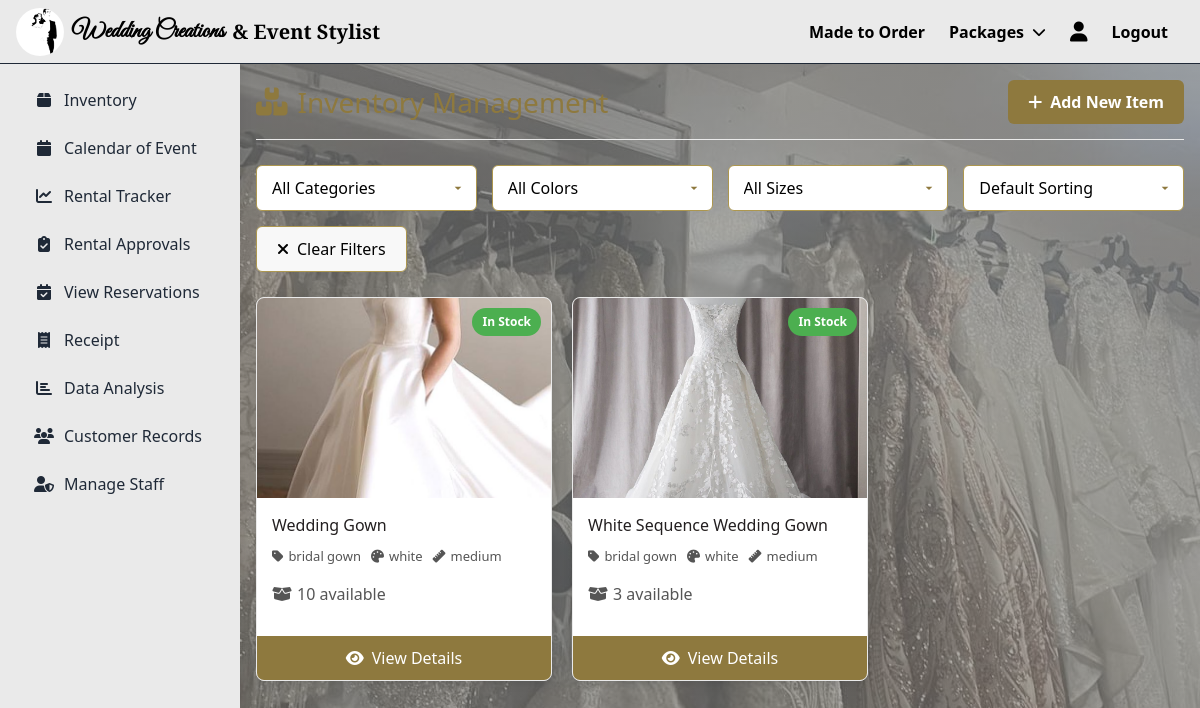
The app's page /inventory/ (signed in) with its own data.
### saritasapp/models.py (models this page shows, shortened)
class Inventory(models.Model):
    name = models.CharField(max_length=255)
    branch = models.ForeignKey(Branch, on_delete=models.CASCADE, related_name="inventory_items")
    category = models.ForeignKey(Category, on_delete=models.CASCADE, related_name="items")
    color = models.ForeignKey(Color, null=True, blank=True, on_delete=models.SET_NULL, related_name="inventory_items")
    size = models.ForeignKey(Size, null=True, blank=True, on_delete=models.SET_NULL, related_name="inventory_items")
    quantity = models.IntegerField(default=0)
    rental_price = models.DecimalField(max_digits=10, decimal_places=2)
    reservation_price = models.DecimalField(max_digits=10, decimal_places=2, null=True, blank=True)
    deposit_price = models.DecimalField(max_digits=10, decimal_places=2, null=True, blank=True)
    purchase_price = models.DecimalField(max_digits=10, decimal_places=2, null=True, blank=True)
    available = models.BooleanField(default=True)
    image = models.ImageField(upload_to="inventory/", null=True, blank=True)
    created_at = models.DateTimeField(auto_now_add=True)
    updated_at = models.DateTimeField(auto_now=True)
    class Meta:
        verbose_name_plural = "Inventory"
        ordering = ['-created_at']

class Category(models.Model):
    name = models.CharField(max_length=255, unique=True)
    description = models.TextField(blank=True)

class Color(models.Model):
    name = models.CharField(max_length=50, unique=True)

class Size(models.Model):
    name = models.CharField(max_length=10, unique=True)

### saritasapp/views.py (the view)
# urls.py: path('inventory/', views.inventory_view, name='inventory_list'),
@login_required
def inventory_view(request):
    categories = Category.objects.all()
    colors = Color.objects.all()
    sizes = Size.objects.all()
    selected_category = request.GET.get('category', '')
    selected_color = request.GET.get('color', '')
    selected_size = request.GET.get('size', '')
    sort = request.GET.get('sort', '')
    inventory_items = Inventory.objects.all()
    if selected_category:
        inventory_items = inventory_items.filter(category_id=selected_category)
    if selected_color:
        inventory_items = inventory_items.filter(color_id=selected_color)
    if selected_size:
        inventory_items = inventory_items.filter(size_id=selected_size)
    if sort == 'name_asc':
        inventory_items = inventory_items.order_by('name')
    elif sort == 'name_desc':
        inventory_items = inventory_items.order_by('-name')
    elif sort == 'price_asc':
        inventory_items = inventory_items.order_by('purchase_price')
    elif sort == 'price_desc':
        inventory_items = inventory_items.order_by('-purchase_price')
    return render(request, 'saritasapp/inventory.html', {
        'categories': categories,
        'colors': colors,
        'sizes': sizes,
        'inventory_items': inventory_items,
        'selected_category': selected_category,
        'selected_color': selected_color,
        'selected_size': selected_size,
        'sort': sort
    })

### customerapp/context_processors.py (called while the page is built)
def notifications(request):
    if request.user.is_authenticated:
        cache_key = f'unread_count_{request.user.id}'
        count = cache.get(cache_key)
        if count is None:
            count = Notification.objects.filter(
                user=request.user,
                is_read=False
            ).count()
            cache.set(cache_key, count, 60)  # Cache for 60 seconds
        return {'unread_count': count}
    return {'unread_count': 0}

### saritasapp/context_processors.py (called while the page is built)
def notifications(request):
    if request.user.is_authenticated:
        return {
            'unread_count': Notification.objects.filter(user=request.user, is_read=False).count()
        }
    return {}

### saritasapp/templates/saritasapp/inventory.html (shortened to what this page needs)
{% extends "saritasapp/base.html" %}
{% load static %}
{% block extra_css %}
<link rel="stylesheet" href="{% static 'css/inventory.css' %}">
{% endblock %}
{% block content %}
    <div class="white-container">
        <div class="inventory-header">
            <h1><i class="fas fa-boxes"></i> Inventory Management</h1>
            <a href="{% url 'saritasapp:add_inventory' %}" class="add-item-btn">
                <i class="fas fa-plus"></i> Add New Item
            </a>
        </div>
        <div class="filter-row">
            <div class="filter-box">
                <select id="category" name="category" onchange="filterInventory()">
                    <option value="">All Categories</option>
                </select>
            </div>
            <div class="filter-box">
                <select id="color" name="color" onchange="filterInventory()">
                    <option value="">All Colors</option>
                </select>
            </div>
            <div class="filter-box">
                <select id="size" name="size" onchange="filterInventory()">
                    <option value="">All Sizes</option>
                </select>
            </div>
            <div class="filter-box">
                <select id="sort" name="sort" onchange="filterInventory()">
                    <option value="">Default Sorting</option>
                </select>
            </div>
            <button type="button" onclick="clearFilters()" class="clear-btn">
                <i class="fas fa-times"></i> Clear Filters
            </button>
        </div>
        <div class="inventory-items">
            {% if inventory_items %}
                {% for item in inventory_items %}
                <div class="item-card">
                    <div class="item-status {% if item.available %}in-stock{% else %}out-stock{% endif %}">
                        {{ item.available|yesno:"In Stock,Out of Stock" }}
                    </div>
                    <div class="item-image">
                        {% if item.image %}
                            <img src="{{ item.image.url }}" alt="{{ item.name }}">
                        {% else %}
                            <img src="{% static 'image/default-placeholder.png' %}" alt="No image">
                        {% endif %}
                    </div>
                    <div class="item-info">
                        <h3>{{ item.name }}</h3>
                        <div class="item-meta">
                            <span><i class="fas fa-tag"></i> {{ item.category.name }}</span>
                            <span><i class="fas fa-palette"></i> {{ item.color.name|default:"N/A" }}</span>
                            <span><i class="fas fa-ruler"></i> {{ item.size.name|default:"N/A" }}</span>
                        </div>
                        <div class="item-quantity">
                            <i class="fas fa-box-open"></i> {{ item.quantity }} available
                        </div>
                    </div>
                    <a href="{% url 'saritasapp:view_inventory' item.id %}" class="view-btn">
                        <i class="fas fa-eye"></i> View Details
                    </a>
                </div>
                {% endfor %}
            {% else %}
                <div class="no-items">
                    <i class="fas fa-search"></i>
                    <p>No items match your filters</p>
                    <button onclick="clearFilters()">Clear Filters</button>
                </div>
            {% endif %}
        </div>
    </div>
{% endblock %}

### static/css/inventory.css (style rules this page uses)
.inventory-header { display: flex; justify-content: space-between; align-items: center; margin-bottom: 25px; padding-bottom: 15px; border-bottom: 1px solid #eaeaea; }
.inventory-header h1 { color: #8E793E; font-size: 28px; margin: 0; display: flex; align-items: center; gap: 10px; }
.add-item-btn { padding: 10px 20px; background: #8E793E; color: white; border-radius: 6px; text-decoration: none; display: flex; align-items: center; gap: 8px; font-weight: 600; transition: all 0.3s; }
.filter-row { display: flex; flex-wrap: wrap; gap: 15px; margin-bottom: 25px; align-items: center; }
.filter-box { flex: 1; min-width: 180px; }
.filter-box select { width: 100%; padding: 10px 15px; border: 1px solid #AD974F; border-radius: 6px; background: white; appearance: none; background-repeat: no-repeat; background-position: right 10px center; background-size: 16px; }
.clear-btn { padding: 10px 20px; background: #f8f8f8; border: 1px solid #AD974F; border-radius: 6px; display: flex; align-items: center; gap: 8px; cursor: pointer; transition: all 0.3s; }
.inventory-items { display: grid; grid-template-columns: repeat(auto-fill, minmax(280px, 1fr)); gap: 20px; }
.item-card { background: white; border-radius: 8px; overflow: hidden; box-shadow: 0 3px 10px rgba(0,0,0,0.1); transition: all 0.3s; position: relative; border: 1px solid #eaeaea; }
.item-status { position: absolute; top: 10px; right: 10px; padding: 5px 10px; border-radius: 20px; font-size: 12px; font-weight: 600; color: white; }
.item-status.in-stock { background: #4CAF50; }
.item-image { height: 200px; overflow: hidden; }
.item-image img { width: 100%; height: 100%; object-fit: cover; transition: transform 0.3s; }
.item-info { padding: 15px; }
.item-info h3 { margin: 0 0 10px; color: #231F20; }
.item-meta { display: flex; flex-wrap: wrap; gap: 10px; margin-bottom: 15px; font-size: 13px; }
.item-meta span { display: flex; align-items: center; gap: 5px; color: #555; }
.item-quantity { display: flex; align-items: center; gap: 5px; color: #555; margin-bottom: 15px; }
.view-btn { display: block; padding: 10px; background: #8E793E; color: white; text-align: center; text-decoration: none; display: flex; align-items: center; justify-content: center; gap: 8px; transition: background 0.3s; }

### records on screen
Inventory: available "In Stock", image (picture), name "Wedding Gown", category.name "bridal gown", color.name "white", size.name "medium", quantity "10"
Inventory: available "In Stock", image (picture), name "White Sequence Wedding Gown", category.name "bridal gown", color.name "white", size.name "medium", quantity "3"
